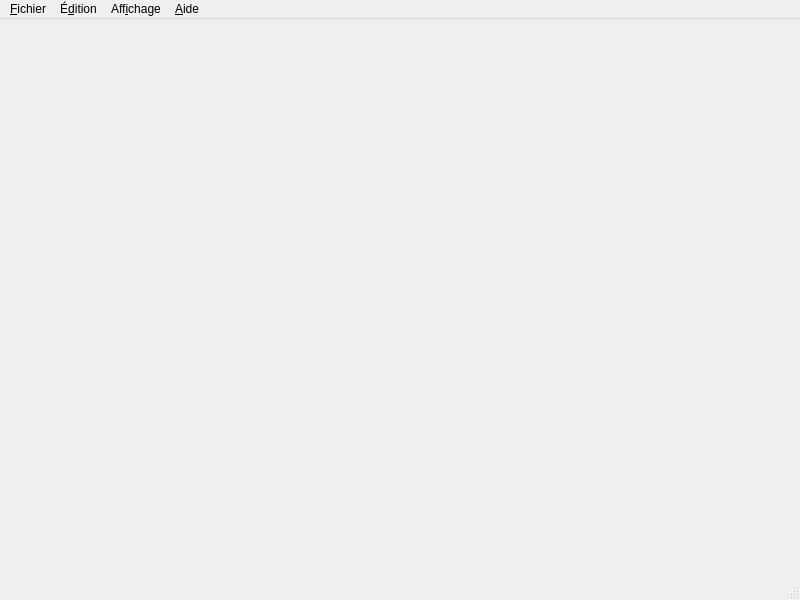
<?xml version="1.0" encoding="UTF-8"?>
<ui version="4.0">
 <class>MainWindow</class>
 <widget class="QMainWindow" name="MainWindow">
  <property name="geometry">
   <rect>
    <x>0</x>
    <y>0</y>
    <width>800</width>
    <height>600</height>
   </rect>
  </property>
  <property name="windowTitle">
   <string>Memento</string>
  </property>
  <widget class="QWidget" name="centralwidget">
   <layout class="QVBoxLayout" name="verticalLayout">
    <item>
     <widget class="QStackedWidget" name="stackedWidget">
      <widget class="QWidget" name="page"/>
      <widget class="QWidget" name="page_2"/>
     </widget>
    </item>
   </layout>
  </widget>
  <widget class="QMenuBar" name="menubar">
   <property name="geometry">
    <rect>
     <x>0</x>
     <y>0</y>
     <width>800</width>
     <height>22</height>
    </rect>
   </property>
   <widget class="QMenu" name="menuFichier">
    <property name="title">
     <string>&amp;Fichier</string>
    </property>
    <addaction name="actionNouvel_album"/>
    <addaction name="separator"/>
    <addaction name="actionEnregistrer"/>
    <addaction name="actionEnregistrer_sous"/>
    <addaction name="separator"/>
    <addaction name="actionQuitter"/>
   </widget>
   <widget class="QMenu" name="menuEditition">
    <property name="title">
     <string>É&amp;dition</string>
    </property>
    <addaction name="separator"/>
    <addaction name="actionEditer"/>
    <addaction name="actionTiroirImages"/>
    <addaction name="actionChangerOrder"/>
    <addaction name="separator"/>
    <addaction name="actionRedimensionner"/>
    <addaction name="actionRogner"/>
    <addaction name="separator"/>
    <addaction name="actionRotationM"/>
    <addaction name="actionRotationP"/>
    <addaction name="separator"/>
    <addaction name="actionPr_f_rences"/>
   </widget>
   <widget class="QMenu" name="menuAide">
    <property name="title">
     <string>&amp;Aide</string>
    </property>
    <addaction name="actionAide_en_ligne"/>
    <addaction name="actionA_propos"/>
   </widget>
   <widget class="QMenu" name="menuAffichage">
    <property name="title">
     <string>Aff&amp;ichage</string>
    </property>
    <addaction name="actionPlein_cran"/>
    <addaction name="actionDiaporama"/>
    <addaction name="actionActualiser"/>
    <addaction name="separator"/>
    <addaction name="actionRetour"/>
    <addaction name="separator"/>
    <addaction name="actionImageSuivante"/>
    <addaction name="actionImagePrecedente"/>
    <addaction name="separator"/>
    <addaction name="actionZoomIn"/>
    <addaction name="actionZoomOut"/>
    <addaction name="actionRetablir"/>
    <addaction name="separator"/>
    <addaction name="actionInfos"/>
   </widget>
   <addaction name="menuFichier"/>
   <addaction name="menuEditition"/>
   <addaction name="menuAffichage"/>
   <addaction name="menuAide"/>
  </widget>
  <widget class="QStatusBar" name="statusbar"/>
  <action name="actionAide_en_ligne">
   <property name="icon">
    <iconset resource="ressources.qrc">
     <normaloff>:/ressources/images/HELP-01.png</normaloff>:/ressources/images/HELP-01.png</iconset>
   </property>
   <property name="text">
    <string>Aide</string>
   </property>
   <property name="shortcut">
    <string>F1</string>
   </property>
  </action>
  <action name="actionA_propos">
   <property name="icon">
    <iconset resource="ressources.qrc">
     <normaloff>:/ressources/images/INFO-01.png</normaloff>:/ressources/images/INFO-01.png</iconset>
   </property>
   <property name="text">
    <string>À propos</string>
   </property>
  </action>
  <action name="actionPr_f_rences">
   <property name="text">
    <string>Préférences...</string>
   </property>
  </action>
  <action name="actionNouvel_album">
   <property name="enabled">
    <bool>false</bool>
   </property>
   <property name="icon">
    <iconset resource="ressources.qrc">
     <normaloff>:/ressources/images/NEWALBUM-01.png</normaloff>:/ressources/images/NEWALBUM-01.png</iconset>
   </property>
   <property name="text">
    <string>Nouvel album</string>
   </property>
  </action>
  <action name="actionActualiser">
   <property name="enabled">
    <bool>false</bool>
   </property>
   <property name="text">
    <string>Actualiser</string>
   </property>
   <property name="toolTip">
    <string>Actualiser l'affichage</string>
   </property>
   <property name="shortcut">
    <string>Ctrl+R</string>
   </property>
  </action>
  <action name="actionPlein_cran">
   <property name="checkable">
    <bool>true</bool>
   </property>
   <property name="text">
    <string>Plein écran</string>
   </property>
   <property name="shortcut">
    <string>F11</string>
   </property>
  </action>
  <action name="actionRetablir">
   <property name="enabled">
    <bool>false</bool>
   </property>
   <property name="icon">
    <iconset resource="ressources.qrc">
     <normaloff>:/ressources/images/CANCEL-01.png</normaloff>:/ressources/images/CANCEL-01.png</iconset>
   </property>
   <property name="text">
    <string>Rétablir</string>
   </property>
   <property name="shortcut">
    <string>Ctrl+Shift+Z</string>
   </property>
  </action>
  <action name="actionQuitter">
   <property name="text">
    <string>&amp;Quitter</string>
   </property>
   <property name="shortcut">
    <string>Ctrl+Q</string>
   </property>
  </action>
  <action name="actionZoomIn">
   <property name="enabled">
    <bool>false</bool>
   </property>
   <property name="icon">
    <iconset resource="ressources.qrc">
     <normaloff>:/ressources/images/ZOOM+-01.png</normaloff>:/ressources/images/ZOOM+-01.png</iconset>
   </property>
   <property name="text">
    <string>Zoom+</string>
   </property>
   <property name="shortcut">
    <string>Ctrl++</string>
   </property>
  </action>
  <action name="actionZoomOut">
   <property name="enabled">
    <bool>false</bool>
   </property>
   <property name="icon">
    <iconset resource="ressources.qrc">
     <normaloff>:/ressources/images/ZOOM--01.png</normaloff>:/ressources/images/ZOOM--01.png</iconset>
   </property>
   <property name="text">
    <string>Zoom -</string>
   </property>
   <property name="shortcut">
    <string>Ctrl+-</string>
   </property>
  </action>
  <action name="actionEditer">
   <property name="enabled">
    <bool>false</bool>
   </property>
   <property name="icon">
    <iconset resource="ressources.qrc">
     <normaloff>:/ressources/images/EDIT-01.png</normaloff>:/ressources/images/EDIT-01.png</iconset>
   </property>
   <property name="text">
    <string>Editer titre</string>
   </property>
   <property name="toolTip">
    <string>Editer le titre de l'album</string>
   </property>
  </action>
  <action name="actionInfos">
   <property name="enabled">
    <bool>false</bool>
   </property>
   <property name="icon">
    <iconset resource="ressources.qrc">
     <normaloff>:/ressources/images/INFO-01.png</normaloff>:/ressources/images/INFO-01.png</iconset>
   </property>
   <property name="text">
    <string>Infos...</string>
   </property>
   <property name="toolTip">
    <string>Infos, tags...</string>
   </property>
  </action>
  <action name="actionRogner">
   <property name="checkable">
    <bool>true</bool>
   </property>
   <property name="enabled">
    <bool>false</bool>
   </property>
   <property name="icon">
    <iconset resource="ressources.qrc">
     <normaloff>:/ressources/images/TRIM-01.png</normaloff>:/ressources/images/TRIM-01.png</iconset>
   </property>
   <property name="text">
    <string>Rogner</string>
   </property>
   <property name="toolTip">
    <string>Rogner l'image</string>
   </property>
  </action>
  <action name="actionRedimensionner">
   <property name="enabled">
    <bool>false</bool>
   </property>
   <property name="icon">
    <iconset resource="ressources.qrc">
     <normaloff>:/ressources/images/RESIZE-02.png</normaloff>:/ressources/images/RESIZE-02.png</iconset>
   </property>
   <property name="text">
    <string>Redimensionner</string>
   </property>
   <property name="toolTip">
    <string>Changer la resolution de l'image</string>
   </property>
  </action>
  <action name="actionRetour">
   <property name="enabled">
    <bool>false</bool>
   </property>
   <property name="icon">
    <iconset resource="ressources.qrc">
     <normaloff>:/ressources/images/BACK-01.png</normaloff>:/ressources/images/BACK-01.png</iconset>
   </property>
   <property name="text">
    <string>Retour</string>
   </property>
   <property name="toolTip">
    <string>Revenir aux albums</string>
   </property>
   <property name="shortcut">
    <string>Backspace</string>
   </property>
  </action>
  <action name="actionRotationP">
   <property name="enabled">
    <bool>false</bool>
   </property>
   <property name="icon">
    <iconset resource="ressources.qrc">
     <normaloff>:/ressources/images/ROTATE+-01.png</normaloff>:/ressources/images/ROTATE+-01.png</iconset>
   </property>
   <property name="text">
    <string>Rotation +90</string>
   </property>
   <property name="toolTip">
    <string>Pivoter l'image dans le sens horraire</string>
   </property>
   <property name="shortcut">
    <string>R</string>
   </property>
  </action>
  <action name="actionRotationM">
   <property name="enabled">
    <bool>false</bool>
   </property>
   <property name="icon">
    <iconset resource="ressources.qrc">
     <normaloff>:/ressources/images/ROTATE--01.png</normaloff>:/ressources/images/ROTATE--01.png</iconset>
   </property>
   <property name="text">
    <string>Rotation -90</string>
   </property>
   <property name="toolTip">
    <string>Pivoter l'image dans le sens anti-horraire</string>
   </property>
   <property name="shortcut">
    <string>Shift+R</string>
   </property>
  </action>
  <action name="actionEnregistrer">
   <property name="enabled">
    <bool>false</bool>
   </property>
   <property name="icon">
    <iconset resource="ressources.qrc">
     <normaloff>:/ressources/images/SAVE-01.png</normaloff>:/ressources/images/SAVE-01.png</iconset>
   </property>
   <property name="text">
    <string>Enregistrer</string>
   </property>
   <property name="toolTip">
    <string>Enregistrer l'image</string>
   </property>
  </action>
  <action name="actionEnregistrer_sous">
   <property name="enabled">
    <bool>false</bool>
   </property>
   <property name="icon">
    <iconset resource="ressources.qrc">
     <normaloff>:/ressources/images/SAVEAS-01.png</normaloff>:/ressources/images/SAVEAS-01.png</iconset>
   </property>
   <property name="text">
    <string>Enregistrer sous...</string>
   </property>
   <property name="toolTip">
    <string>Enregistrer l'image sous</string>
   </property>
   <property name="shortcut">
    <string>Ctrl+S</string>
   </property>
  </action>
  <action name="actionDiaporama">
   <property name="enabled">
    <bool>false</bool>
   </property>
   <property name="text">
    <string>Diaporama</string>
   </property>
   <property name="toolTip">
    <string>Lancer l'affichage diaporama</string>
   </property>
   <property name="shortcut">
    <string>Ctrl+K</string>
   </property>
  </action>
  <action name="actionImageSuivante">
   <property name="enabled">
    <bool>false</bool>
   </property>
   <property name="icon">
    <iconset resource="ressources.qrc">
     <normaloff>:/ressources/images/RIGHT_Plan de travail 1.png</normaloff>:/ressources/images/RIGHT_Plan de travail 1.png</iconset>
   </property>
   <property name="text">
    <string>ImageSuivante</string>
   </property>
   <property name="toolTip">
    <string>Afficher l'image suivante</string>
   </property>
   <property name="shortcut">
    <string>Right</string>
   </property>
  </action>
  <action name="actionImagePrecedente">
   <property name="enabled">
    <bool>false</bool>
   </property>
   <property name="icon">
    <iconset resource="ressources.qrc">
     <normaloff>:/ressources/images/LEFT_Plan de travail 1.png</normaloff>:/ressources/images/LEFT_Plan de travail 1.png</iconset>
   </property>
   <property name="text">
    <string>ImagePrecedente</string>
   </property>
   <property name="toolTip">
    <string>Afficher l'image précédente</string>
   </property>
   <property name="shortcut">
    <string>Left</string>
   </property>
  </action>
  <action name="actionTiroirImages">
   <property name="enabled">
    <bool>false</bool>
   </property>
   <property name="icon">
    <iconset resource="ressources.qrc">
     <normaloff>:/ressources/images/NEWALBUM-02.png</normaloff>:/ressources/images/NEWALBUM-02.png</iconset>
   </property>
   <property name="text">
    <string>Tiroir a images</string>
   </property>
   <property name="toolTip">
    <string>Ouvrir / fermer le tiroir d'images</string>
   </property>
   <property name="shortcut">
    <string>Ctrl+I</string>
   </property>
  </action>
  <action name="actionChangerOrder">
   <property name="enabled">
    <bool>false</bool>
   </property>
   <property name="icon">
    <iconset resource="ressources.qrc">
     <normaloff>:/ressources/images/MENU2_Plan de travail 1.png</normaloff>:/ressources/images/MENU2_Plan de travail 1.png</iconset>
   </property>
   <property name="text">
    <string>Changer l'ordre des images</string>
   </property>
   <property name="toolTip">
    <string>Changer l'ordre des images</string>
   </property>
   <property name="shortcut">
    <string>Ctrl+L</string>
   </property>
  </action>
 </widget>
 <resources>
  <include location="ressources.qrc"/>
 </resources>
 <connections/>
</ui>
